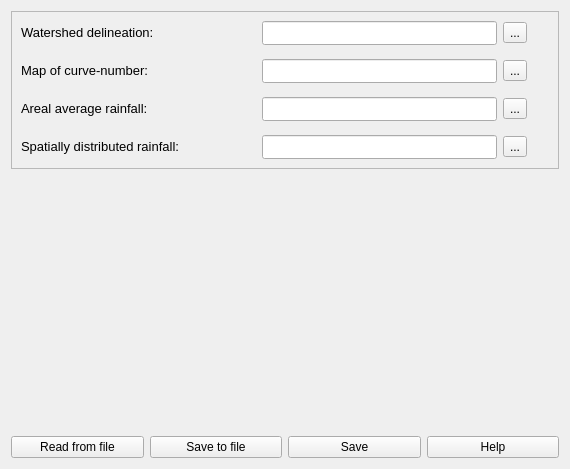
              <widget class="QWidget" name="scrollAreaWidgetContents_2">
               <property name="geometry">
                <rect>
                 <x>0</x>
                 <y>0</y>
                 <width>570</width>
                 <height>469</height>
                </rect>
               </property>
               <layout class="QGridLayout" name="gridLayout_14">
                <item row="0" column="0">
                 <widget class="QFrame" name="frame_3">
                  <property name="frameShape">
                   <enum>QFrame::StyledPanel</enum>
                  </property>
                  <property name="frameShadow">
                   <enum>QFrame::Raised</enum>
                  </property>
                  <layout class="QGridLayout" name="gridLayout_26">
                   <item row="0" column="0">
                    <layout class="QVBoxLayout" name="verticalLayout_5">
                     <item>
                      <layout class="QGridLayout" name="gridLayout_21">
                       <item row="0" column="0">
                        <widget class="QLabel" name="label_28">
                         <property name="text">
                          <string>&lt;html&gt;&lt;head/&gt;&lt;body&gt;&lt;p align=&quot;justify&quot;&gt;&lt;span style=&quot; font-size:10pt;&quot;&gt;Watershed delineation:&lt;/span&gt;&lt;/p&gt;&lt;/body&gt;&lt;/html&gt;</string>
                         </property>
                        </widget>
                       </item>
                       <item row="0" column="1">
                        <widget class="QLineEdit" name="le_1_pg2">
                         <property name="sizePolicy">
                          <sizepolicy hsizetype="Minimum" vsizetype="Fixed">
                           <horstretch>0</horstretch>
                           <verstretch>0</verstretch>
                          </sizepolicy>
                         </property>
                         <property name="minimumSize">
                          <size>
                           <width>60</width>
                           <height>24</height>
                          </size>
                         </property>
                         <property name="maximumSize">
                          <size>
                           <width>360</width>
                           <height>24</height>
                          </size>
                         </property>
                         <property name="clearButtonEnabled">
                          <bool>true</bool>
                         </property>
                        </widget>
                       </item>
                       <item row="0" column="2">
                        <widget class="QToolButton" name="tbtn_pg2_1">
                         <property name="text">
                          <string>...</string>
                         </property>
                        </widget>
                       </item>
                       <item row="0" column="3">
                        <widget class="QLabel" name="label_27">
                         <property name="sizePolicy">
                          <sizepolicy hsizetype="Preferred" vsizetype="Preferred">
                           <horstretch>0</horstretch>
                           <verstretch>0</verstretch>
                          </sizepolicy>
                         </property>
                         <property name="minimumSize">
                          <size>
                           <width>16</width>
                           <height>16</height>
                          </size>
                         </property>
                         <property name="maximumSize">
                          <size>
                           <width>16</width>
                           <height>16</height>
                          </size>
                         </property>
                         <property name="toolTip">
                          <string>&lt;html&gt;&lt;head/&gt;&lt;body&gt;&lt;p align=&quot;justify&quot;&gt;Add your watershed delineation. The file might be a raster type, specifically an Idrisi raster format (.rst).&lt;/p&gt;&lt;/body&gt;&lt;/html&gt;</string>
                         </property>
                         <property name="text">
                          <string/>
                         </property>
                         <property name="pixmap">
                          <pixmap>tip_icon.png</pixmap>
                         </property>
                        </widget>
                       </item>
                      </layout>
                     </item>
                     <item>
                      <spacer name="verticalSpacer_4">
                       <property name="orientation">
                        <enum>Qt::Vertical</enum>
                       </property>
                       <property name="sizeType">
                        <enum>QSizePolicy::Fixed</enum>
                       </property>
                       <property name="sizeHint" stdset="0">
                        <size>
                         <width>20</width>
                         <height>8</height>
                        </size>
                       </property>
                      </spacer>
                     </item>
                     <item>
                      <layout class="QGridLayout" name="gridLayout_22">
                       <item row="1" column="2">
                        <widget class="QToolButton" name="tbtn_pg2_2">
                         <property name="text">
                          <string>...</string>
                         </property>
                        </widget>
                       </item>
                       <item row="1" column="3">
                        <widget class="QLabel" name="label_33">
                         <property name="sizePolicy">
                          <sizepolicy hsizetype="Preferred" vsizetype="Preferred">
                           <horstretch>0</horstretch>
                           <verstretch>0</verstretch>
                          </sizepolicy>
                         </property>
                         <property name="minimumSize">
                          <size>
                           <width>16</width>
                           <height>16</height>
                          </size>
                         </property>
                         <property name="maximumSize">
                          <size>
                           <width>16</width>
                           <height>16</height>
                          </size>
                         </property>
                         <property name="toolTip">
                          <string>&lt;html&gt;&lt;head/&gt;&lt;body&gt;&lt;p align=&quot;justify&quot;&gt;Will&lt;/p&gt;&lt;/body&gt;&lt;/html&gt;</string>
                         </property>
                         <property name="text">
                          <string/>
                         </property>
                         <property name="pixmap">
                          <pixmap>tip_icon.png</pixmap>
                         </property>
                        </widget>
                       </item>
                       <item row="1" column="0">
                        <widget class="QLabel" name="label_29">
                         <property name="text">
                          <string>&lt;html&gt;&lt;head/&gt;&lt;body&gt;&lt;p align=&quot;justify&quot;&gt;&lt;span style=&quot; font-size:10pt;&quot;&gt;Map of curve-number:&lt;/span&gt;&lt;/p&gt;&lt;/body&gt;&lt;/html&gt;</string>
                         </property>
                        </widget>
                       </item>
                       <item row="1" column="1">
                        <widget class="QLineEdit" name="le_2_pg2">
                         <property name="sizePolicy">
                          <sizepolicy hsizetype="Minimum" vsizetype="Fixed">
                           <horstretch>0</horstretch>
                           <verstretch>0</verstretch>
                          </sizepolicy>
                         </property>
                         <property name="minimumSize">
                          <size>
                           <width>60</width>
                           <height>24</height>
                          </size>
                         </property>
                         <property name="maximumSize">
                          <size>
                           <width>360</width>
                           <height>24</height>
                          </size>
                         </property>
                         <property name="clearButtonEnabled">
                          <bool>true</bool>
                         </property>
                        </widget>
                       </item>
                      </layout>
                     </item>
                     <item>
                      <spacer name="verticalSpacer_11">
                       <property name="orientation">
                        <enum>Qt::Vertical</enum>
                       </property>
                       <property name="sizeType">
                        <enum>QSizePolicy::Fixed</enum>
                       </property>
                       <property name="sizeHint" stdset="0">
                        <size>
                         <width>20</width>
                         <height>8</height>
                        </size>
                       </property>
                      </spacer>
                     </item>
                     <item>
                      <layout class="QGridLayout" name="gridLayout_24">
                       <item row="0" column="0">
                        <widget class="QLabel" name="label_31">
                         <property name="text">
                          <string>&lt;html&gt;&lt;head/&gt;&lt;body&gt;&lt;p align=&quot;justify&quot;&gt;&lt;span style=&quot; font-size:10pt;&quot;&gt;Areal average rainfall:&lt;/span&gt;&lt;/p&gt;&lt;/body&gt;&lt;/html&gt;</string>
                         </property>
                        </widget>
                       </item>
                       <item row="0" column="2">
                        <widget class="QToolButton" name="tbtn_pg2_3">
                         <property name="text">
                          <string>...</string>
                         </property>
                        </widget>
                       </item>
                       <item row="0" column="3">
                        <widget class="QLabel" name="label_35">
                         <property name="sizePolicy">
                          <sizepolicy hsizetype="Preferred" vsizetype="Preferred">
                           <horstretch>0</horstretch>
                           <verstretch>0</verstretch>
                          </sizepolicy>
                         </property>
                         <property name="minimumSize">
                          <size>
                           <width>16</width>
                           <height>16</height>
                          </size>
                         </property>
                         <property name="maximumSize">
                          <size>
                           <width>16</width>
                           <height>16</height>
                          </size>
                         </property>
                         <property name="toolTip">
                          <string>&lt;html&gt;&lt;head/&gt;&lt;body&gt;&lt;p align=&quot;justify&quot;&gt;Add your river drainage network. The file might be a raster type, specifically an Idrisi raster format (.rst).&lt;/p&gt;&lt;/body&gt;&lt;/html&gt;</string>
                         </property>
                         <property name="text">
                          <string/>
                         </property>
                         <property name="pixmap">
                          <pixmap>tip_icon.png</pixmap>
                         </property>
                        </widget>
                       </item>
                       <item row="0" column="1">
                        <widget class="QLineEdit" name="le_3_pg2">
                         <property name="sizePolicy">
                          <sizepolicy hsizetype="Minimum" vsizetype="Fixed">
                           <horstretch>0</horstretch>
                           <verstretch>0</verstretch>
                          </sizepolicy>
                         </property>
                         <property name="minimumSize">
                          <size>
                           <width>60</width>
                           <height>24</height>
                          </size>
                         </property>
                         <property name="maximumSize">
                          <size>
                           <width>360</width>
                           <height>24</height>
                          </size>
                         </property>
                         <property name="clearButtonEnabled">
                          <bool>true</bool>
                         </property>
                        </widget>
                       </item>
                      </layout>
                     </item>
                     <item>
                      <spacer name="verticalSpacer_12">
                       <property name="orientation">
                        <enum>Qt::Vertical</enum>
                       </property>
                       <property name="sizeType">
                        <enum>QSizePolicy::Fixed</enum>
                       </property>
                       <property name="sizeHint" stdset="0">
                        <size>
                         <width>20</width>
                         <height>8</height>
                        </size>
                       </property>
                      </spacer>
                     </item>
                     <item>
                      <layout class="QGridLayout" name="gridLayout_25">
                       <item row="0" column="0">
                        <widget class="QLabel" name="label_32">
                         <property name="text">
                          <string>&lt;html&gt;&lt;head/&gt;&lt;body&gt;&lt;p align=&quot;justify&quot;&gt;&lt;span style=&quot; font-size:10pt;&quot;&gt;Spatially distributed rainfall:&lt;/span&gt;&lt;/p&gt;&lt;/body&gt;&lt;/html&gt;</string>
                         </property>
                        </widget>
                       </item>
                       <item row="0" column="1">
                        <widget class="QLineEdit" name="le_4_pg2">
                         <property name="sizePolicy">
                          <sizepolicy hsizetype="Minimum" vsizetype="Fixed">
                           <horstretch>0</horstretch>
                           <verstretch>0</verstretch>
                          </sizepolicy>
                         </property>
                         <property name="minimumSize">
                          <size>
                           <width>60</width>
                           <height>24</height>
                          </size>
                         </property>
                         <property name="maximumSize">
                          <size>
                           <width>360</width>
                           <height>24</height>
                          </size>
                         </property>
                         <property name="clearButtonEnabled">
                          <bool>true</bool>
                         </property>
                        </widget>
                       </item>
                       <item row="0" column="2">
                        <widget class="QToolButton" name="tbtn_pg2_4">
                         <property name="text">
                          <string>...</string>
                         </property>
                        </widget>
                       </item>
                       <item row="0" column="3">
                        <widget class="QLabel" name="label_36">
                         <property name="sizePolicy">
                          <sizepolicy hsizetype="Preferred" vsizetype="Preferred">
                           <horstretch>0</horstretch>
                           <verstretch>0</verstretch>
                          </sizepolicy>
                         </property>
                         <property name="minimumSize">
                          <size>
                           <width>16</width>
                           <height>16</height>
                          </size>
                         </property>
                         <property name="maximumSize">
                          <size>
                           <width>16</width>
                           <height>16</height>
                          </size>
                         </property>
                         <property name="toolTip">
                          <string>&lt;html&gt;&lt;head/&gt;&lt;body&gt;&lt;p align=&quot;justify&quot;&gt;Add your RDN classes. The file might be a raster type, specifically an Idrisi raster format (.rst).&lt;/p&gt;&lt;/body&gt;&lt;/html&gt;</string>
                         </property>
                         <property name="text">
                          <string/>
                         </property>
                         <property name="pixmap">
                          <pixmap>tip_icon.png</pixmap>
                         </property>
                        </widget>
                       </item>
                      </layout>
                     </item>
                    </layout>
                   </item>
                  </layout>
                 </widget>
                </item>
                <item row="2" column="0">
                 <layout class="QGridLayout" name="gridLayout_44">
                  <item row="0" column="0">
                   <widget class="QPushButton" name="btn_read_pg2">
                    <property name="text">
                     <string>Read from file</string>
                    </property>
                   </widget>
                  </item>
                  <item row="0" column="1">
                   <widget class="QPushButton" name="btn_save_file_pg2">
                    <property name="text">
                     <string>Save to file</string>
                    </property>
                   </widget>
                  </item>
                  <item row="0" column="2">
                   <widget class="QPushButton" name="btn_save_pg2">
                    <property name="text">
                     <string>Save</string>
                    </property>
                   </widget>
                  </item>
                  <item row="0" column="3">
                   <widget class="QPushButton" name="btn_help_pg2">
                    <property name="text">
                     <string>Help</string>
                    </property>
                   </widget>
                  </item>
                 </layout>
                </item>
                <item row="1" column="0">
                 <spacer name="verticalSpacer_5">
                  <property name="orientation">
                   <enum>Qt::Vertical</enum>
                  </property>
                  <property name="sizeHint" stdset="0">
                   <size>
                    <width>20</width>
                    <height>40</height>
                   </size>
                  </property>
                 </spacer>
                </item>
               </layout>
              </widget>
